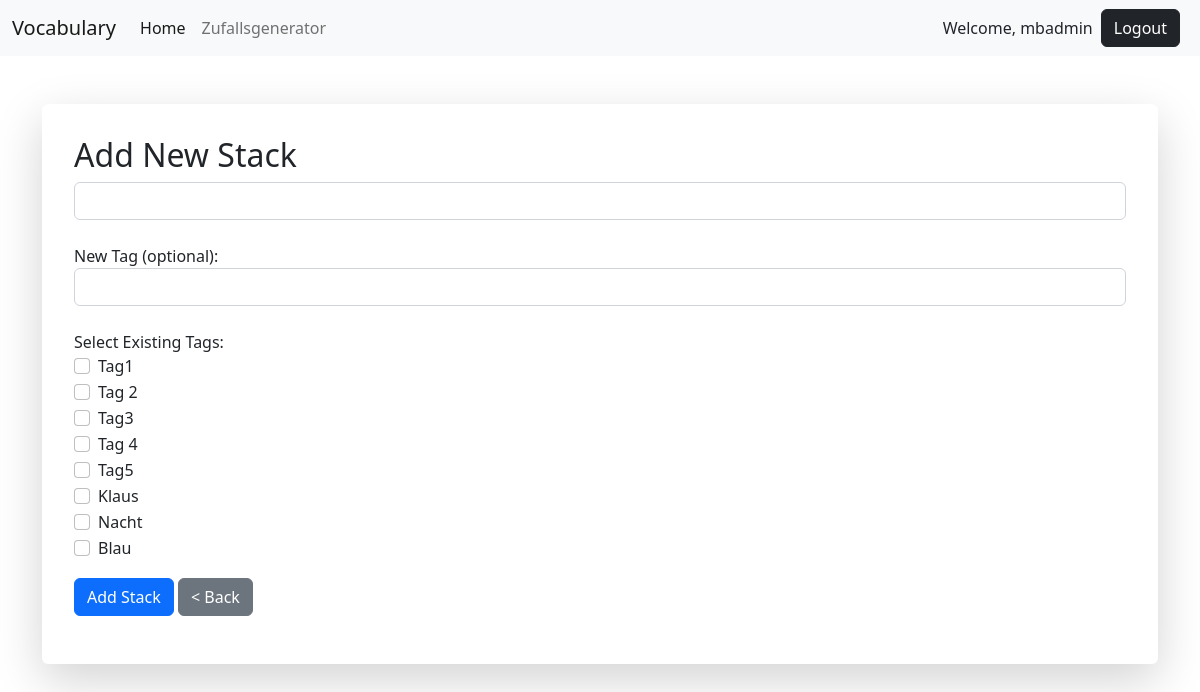
Before: /create-stack/ (signed in) with the older database file.
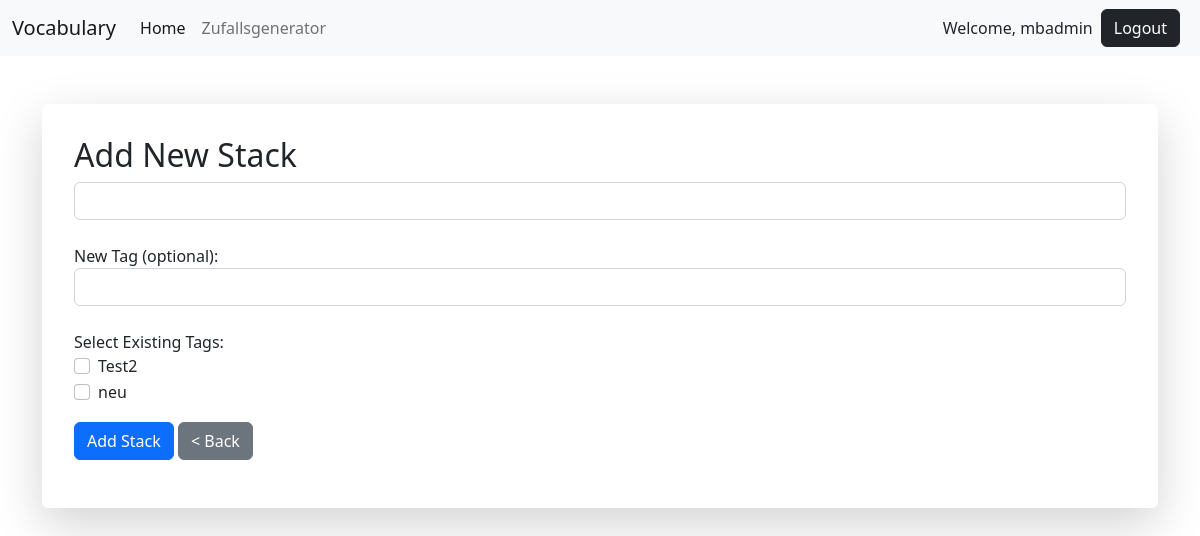
After: the same page with the newer database file.
### vocab/models.py (models this page shows, shortened)
class Tag(models.Model):
    name = models.CharField(max_length=100, unique=True)
    user = models.ForeignKey(User, on_delete=models.CASCADE, related_name='tags')
    created_at = models.DateTimeField(auto_now_add=True)

### vocab/views.py (the view)
# urls.py: path('create-stack/', views.create_stack, name='create_stack'),
@login_required
def create_stack(request):
    if request.method == 'POST':
        form = StackForm(request.POST)
        if form.is_valid():
            stack = form.save(commit=False)
            stack.user = request.user
            stack.save()
            new_tag_name = request.POST.get('new_tag')
            if new_tag_name:
                new_tag, created = Tag.objects.get_or_create(name=new_tag_name, user=request.user)
                StackTag.objects.create(stack=stack, tag=new_tag, added_by=request.user)
            existing_tag_ids = request.POST.getlist('existing_tags')
            for tag_id in existing_tag_ids:
                tag = get_object_or_404(Tag, id=tag_id)
                StackTag.objects.create(stack=stack, tag=tag, added_by=request.user)
            return redirect('vocab:home')
    else:
        form = StackForm()
    tags = Tag.objects.all()
    return render(request, 'vocab/create_stack.html', {'form': form, 'tags': tags})

### vocab/forms.py
class StackForm(forms.ModelForm):
    tags = forms.ModelMultipleChoiceField(
        queryset=Tag.objects.all(),
        widget=forms.CheckboxSelectMultiple,
        required=False
    )
    class Meta:
        model = Stack
        fields = ['name', 'tags']

### vocab/templates/vocab/create_stack.html (shortened to what this page needs)
{% extends 'profiles/base.html' %}
{% block content %}
 <section class="container">
    <div class="row justify-content-center">
        <div class="col-md-12">
            <div class="card my-5 border-0 shadow-lg p-3 bg-body rounded">
                <div class="card-body">
                    <h2 class="card-title">Add New Stack</h2>
                    <form method="post">
                        <div class="form-group">
                            <input
                                type="text"
                                name="name"
                                class="form-control"
                                maxlength="150"
                                id="id_front"
                                required
                            />
                        </div>
                        <br/>
                        <div class="form-group">
                            <label for="new_tag">New Tag (optional):</label>
                            <input type="text" name="new_tag" id="new_tag" class="form-control">
                        </div>
                        <br/>
                        <div class="form-group">
                            <label for="existing_tags">Select Existing Tags:</label>
                            <div id="existing_tags">
                            {% for tag in tags %}
                                <div class="form-check">
                                <input type="checkbox" name="existing_tags" value="{{ tag.id }}" class="form-check-input" id="tag_{{ tag.id }}">
                                <label class="form-check-label" for="tag_{{ tag.id }}">{{ tag.name }}</label>
                                </div>
                            {% endfor %}
                            </div>
                        </div>
                        <button type="submit" class="btn btn-primary my-3">Add Stack</button>
                        <a href="{% url 'vocab:home' %}" class="btn btn-secondary">&#060; Back</a>
                    </form>
                </div>
            </div>
        </div>
    </div>
</section>
{% endblock %}

Changed rows visible on the page:
removed Tag: name "Tag1"
removed Tag: name "Tag 2"
removed Tag: name "Tag3"
removed Tag: name "Tag 4"
removed Tag: name "Tag5"
removed Tag: name "Klaus"
removed Tag: name "Nacht"
removed Tag: name "Blau"
added Tag: name "Test2"
added Tag: name "neu"
